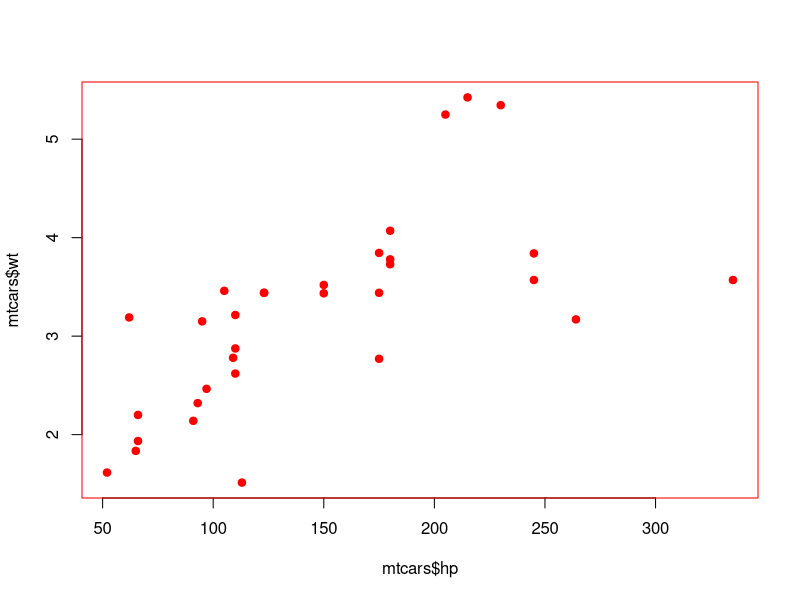
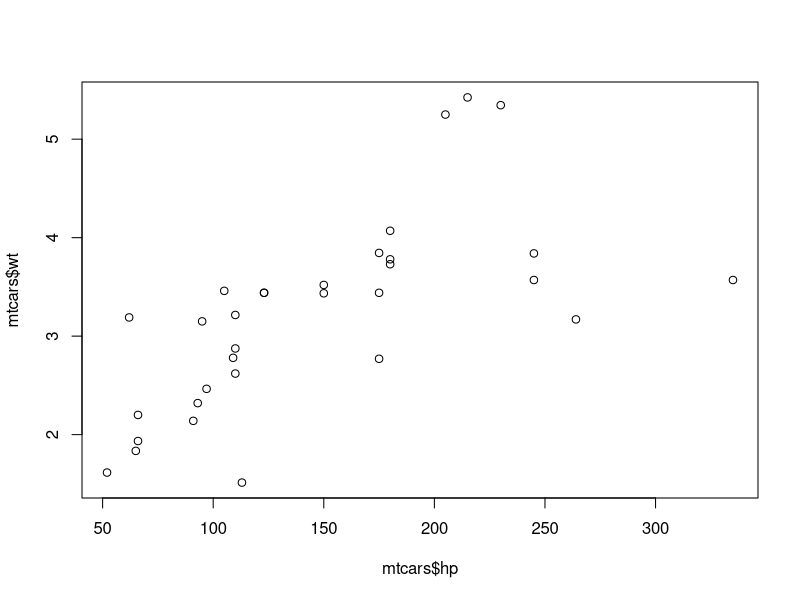

Write R code to recreate these figures, in order.
# r2py crawler metadata
# package: withr
# source_type: rd_example
# topic: with_par.Rd
# source_file: C:\Users\bened\AppData\Local\R\win-library\4.5\withr\help
# lines: 12

suppressPackageStartupMessages(library(withr))
old <- par("col" = "black")

# This will be in red
with_par(list(col = "red", pch = 19),
  plot(mtcars$hp, mtcars$wt)
)

# This will still be in black
plot(mtcars$hp, mtcars$wt)

par(old)
